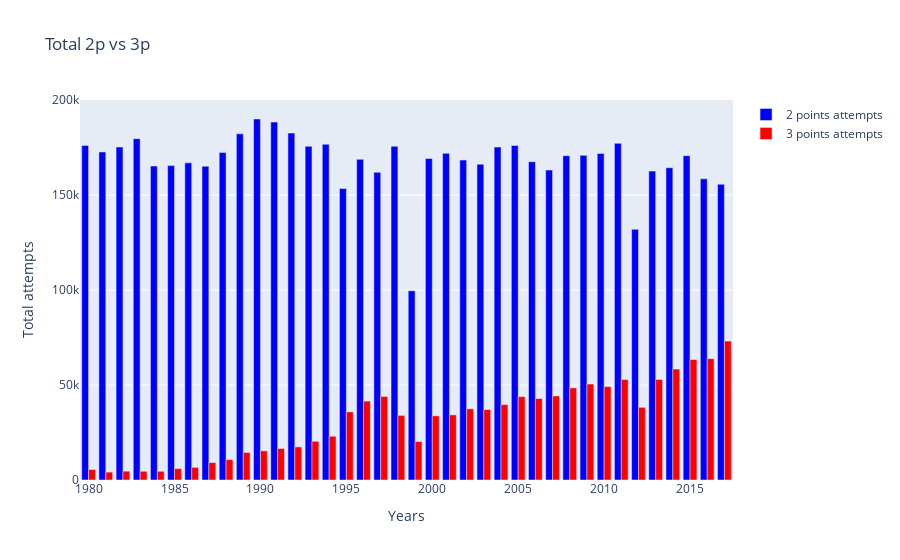

Notebook source saved alongside this figure:
### Code cell
total_2pts_atmpts = go.Bar(
	x=totyears,
	y=seasons_stats3p_years['2PA'],
	name='2 points attempts',
	marker=dict(color='blue')
)
total_3pts_atmpts = go.Bar(
	x=totyears,
	y=seasons_stats3p_years['3PA'],
	name='3 points attempts',
	marker=dict(color='red')
)
data=[total_2pts_atmpts,total_3pts_atmpts]

layout=go.Layout(
	title='Total 2p vs 3p',
	xaxis=dict(
		title='Years',),
	yaxis=dict(
		title='Total attempts',
))

fig = go.Figure(data=data, layout=layout)
pyo.iplot(fig)

### Figure 1 — Plotly figure (JSON) as saved in the notebook; plotly's stock layout.template omitted (floating-point values rounded to 4 significant figures)
{"data": [{"marker": {"color": "blue"}, "name": "2 points attempts", "type": "bar", "x": [1980, 1981, 1982, 1983, 1984, 1985, 1986, 1987, 1988, 1989, 1990, 1991, 1992, 1993, 1994, 1995, 1996, 1997, 1998, 1999, 2000, 2001, 2002, 2003, 2004, 2005, 2006, 2007, 2008, 2009, 2010, 2011, 2012, 2013, 2014, 2015, 2016, 2017], "y": [176190, 172754, 175326, 179734, 165331, 165544, 166997, 165247, 172389, 182283, 190093, 188474, 182660, 175712, 176773, 153511, 168865, 162026, 175712, 99639, 169324, 172002, 168468, 166267, 175296, 176167, 167588, 163196, 170791, 170943, 171977, 177297, 132015, 162658, 164430, 170786, 158595, 155736]}, {"marker": {"color": "red"}, "name": "3 points attempts", "type": "bar", "x": [1980, 1981, 1982, 1983, 1984, 1985, 1986, 1987, 1988, 1989, 1990, 1991, 1992, 1993, 1994, 1995, 1996, 1997, 1998, 1999, 2000, 2001, 2002, 2003, 2004, 2005, 2006, 2007, 2008, 2009, 2010, 2011, 2012, 2013, 2014, 2015, 2016, 2017], "y": [5522, 4161, 4655, 4592, 4599, 6008, 6677, 9177, 10735, 14496, 15361, 16587, 17433, 20384, 23031, 35874, 41535, 44011, 34026, 20261, 33792, 34290, 37517, 37101, 39708, 43906, 42898, 44269, 48484, 50535, 49184, 52915, 38277, 52958, 58438, 63420, 63889, 73136]}], "layout": {"title": {"text": "Total 2p vs 3p"}, "xaxis": {"title": {"text": "Years"}}, "yaxis": {"title": {"text": "Total attempts"}}}}
